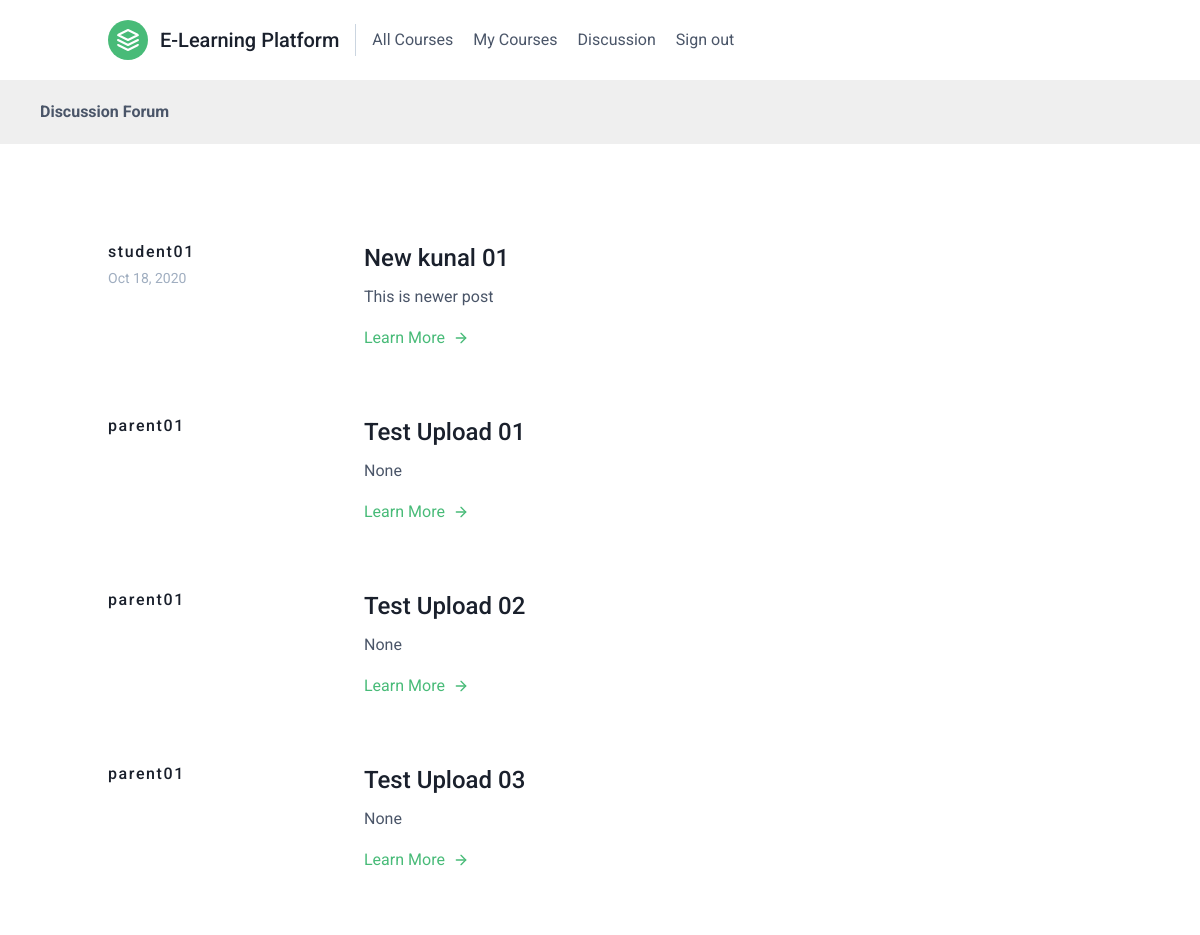
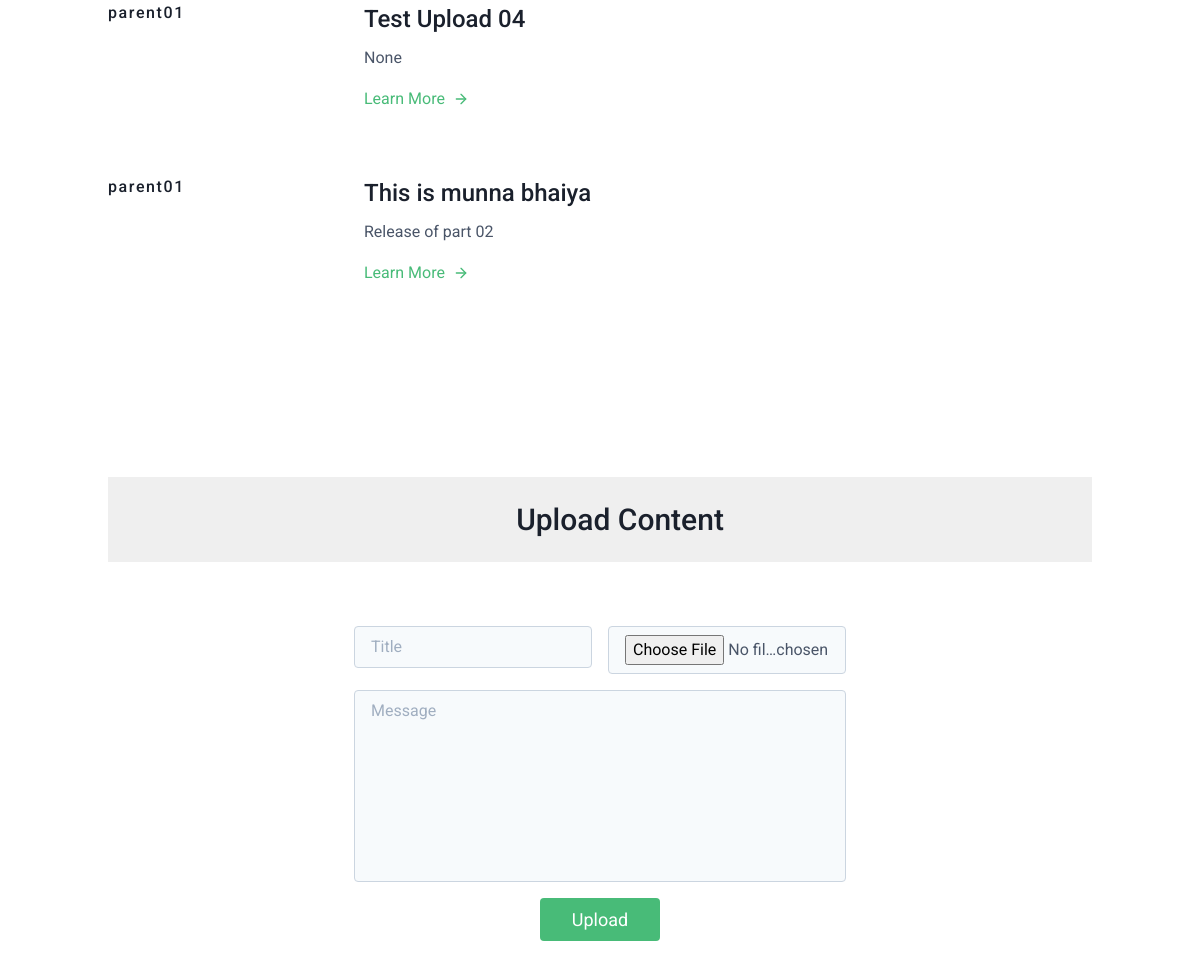
Page /discussion/ (signed in) on the committed database (2 pictures, top to bottom).
### courses/models.py (models this page shows, shortened)
class Discussion(models.Model):
    title = models.CharField(max_length=100)
    created = models.DateTimeField(auto_now_add=True, null=True)
    content = models.TextField(null=True)
    file = models.FileField(upload_to='discussion/')
    user = models.ForeignKey(settings.AUTH_USER_MODEL,related_name="discussion",on_delete=models.CASCADE)
    class Meta :
        ordering =['-created']

### accounts/models.py (models this page shows)
class User(AbstractUser) :
    class Role(models.TextChoices) :
        STUDENT = "S" ,_("Student")
        PARENT = "P" ,_("Parent")
        TEACHER = "T",_("Teacher")
    role = models.CharField(max_length = 255,choices=Role.choices)
    is_approved= models.BooleanField(default=False)

### courses/views.py (the view, shortened to what this page needs)
# urls.py: path('discussion/',DiscussionPage.as_view(), name='discussion_page')
class DiscussionPage(LoginRequiredMixin,View) :
    def get(self,request,**kwargs) :
       uploads = Discussion.objects.all()
       return render(request,'discussion.html',{'uploads':uploads})

### courses/templates/discussion.html (shortened to what this page needs)
{% extends "base.html" %}
{% block content%}
<section class=" text-gray-700 body-font overflow-hidden ">
    <h1><b>Discussion Forum</b></h1>
  <div class="container px-5 py-16 mx-auto overflow-scroll max-h-screen ">
        {% for u in uploads %}
        <div class="py-8 flex flex-wrap md:flex-no-wrap">
        <div class="md:w-64 md:mb-0 mb-6 flex-shrink-0 flex flex-col">
          <span class="tracking-widest font-medium title-font text-gray-900">{{u.user.username}}</span>
          <span class="mt-1 text-gray-500 text-sm">{{u.created|date:"M d, Y"}}</span>
        </div>
        <div class="md:flex-grow">
          <h2 class="text-2xl font-medium text-gray-900 title-font mb-2">{{u.title}}</h2>
          <p class="leading-relaxed">{{u.content}}</p>
          <a class="text-green-500 inline-flex items-center mt-4" href="/media/{{u.file.name}}" target="_blank" >Learn More
            <svg class="w-4 h-4 ml-2" viewBox="0 0 24 24" stroke="currentColor" stroke-width="2" fill="none" stroke-linecap="round" stroke-linejoin="round">
              <path d="M5 12h14"></path>
              <path d="M12 5l7 7-7 7"></path>
            </svg>
          </a>
        </div>
      </div>
        {% endfor %}
    </div>
  </div>
<section class="text-gray-700 body-font relative">
  <div class="container px-5 py-24 mx-auto">
  <form method="post" enctype="multipart/form-data">
    <div class="flex flex-col text-center w-full mb-12">
      <h1 class="sm:text-3xl text-2xl font-medium title-font mb-4 text-gray-900">Upload Content</h1>
    </div>
    <div class="lg:w-1/2 md:w-2/3 mx-auto">
      <div class="flex flex-wrap -m-2">
        <div class="p-2 w-1/2">
          <input class="w-full bg-gray-100 rounded border border-gray-400 focus:outline-none focus:border-green-500 text-base px-4 py-2" placeholder="Title" type="text"  name="title">
        </div>
        <div class="p-2 w-1/2">
          <input class="w-full bg-gray-100 rounded border border-gray-400 focus:outline-none focus:border-green-500 text-base px-4 py-2" placeholder="Email" type="file" name="file">
        </div>
        <div class="p-2 w-full">
          <textarea class="w-full bg-gray-100 rounded border border-gray-400 focus:outline-none h-48 focus:border-green-500 text-base px-4 py-2 resize-none block" placeholder="Message" name="description"></textarea>
        </div>
        <div class="p-2 w-full">
          <button class="flex mx-auto text-white bg-green-500 border-0 py-2 px-8 focus:outline-none hover:bg-green-600 rounded text-lg" type='submit'>Upload</button>
        </div>
    </form>
      </div>
</section>
{% endblock %}

### courses/static/css/base.css (style rules this page uses)
body { margin:0; font-family:'Roboto', sans-serif; font-weight:400; color:#333; }
a { color:#3fad37; text-decoration:none; }
h1, h2, h3, h4, h5, h6 { font-family:'Roboto', sans-serif; font-weight:300; }
h1 { background:#efefef; width:100%; overflow:auto; padding:20px 0 20px 40px; margin:0; }
input, select, textarea { border:1px solid #ccc; border-bottom:3px solid #ccc; padding:8px 12px; font-size:16px; font-family:'Roboto', sans-serif; float:left; clear:both; width:300px; }
textarea { height:80px; }

### rows in the picture
Discussion: user.username "student01", created "Oct 18, 2020", title "New kunal 01", content "This is newer post"
Discussion: user.username "parent01", title "Test Upload 01", content "None"
Discussion: user.username "parent01", title "Test Upload 02", content "None"
Discussion: user.username "parent01", title "Test Upload 03", content "None"
Discussion: user.username "parent01", title "Test Upload 04", content "None"
Discussion: user.username "parent01", title "This is munna bhaiya", content "Release of part 02"
